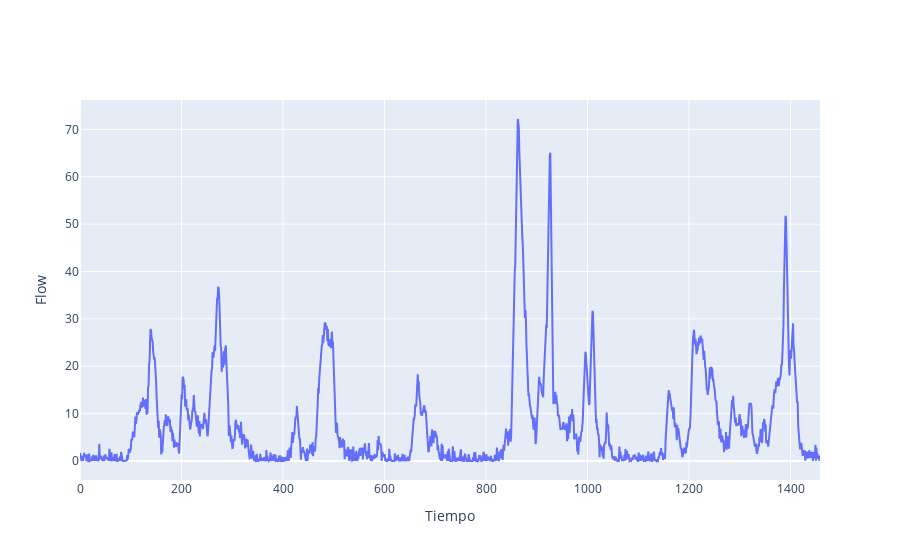

This figure's notebook cell:
### Code cell
example = analyze_time_interval(df, 1958, 3, "Flow",9, 7)

### Figure 1 — Plotly figure (JSON) as saved in the notebook; plotly's stock layout.template omitted (floating-point values rounded to 4 significant figures; data arrays with more than 128 entries replaced by an {"elided": "..."} marker saying what was removed)
{"data": [{"type": "scatter", "x": {"elided": "1458 float values"}, "y": {"elided": "1458 float values"}}], "layout": {"xaxis": {"title": {"text": "Tiempo"}}, "yaxis": {"title": {"text": "Flow"}}}}
